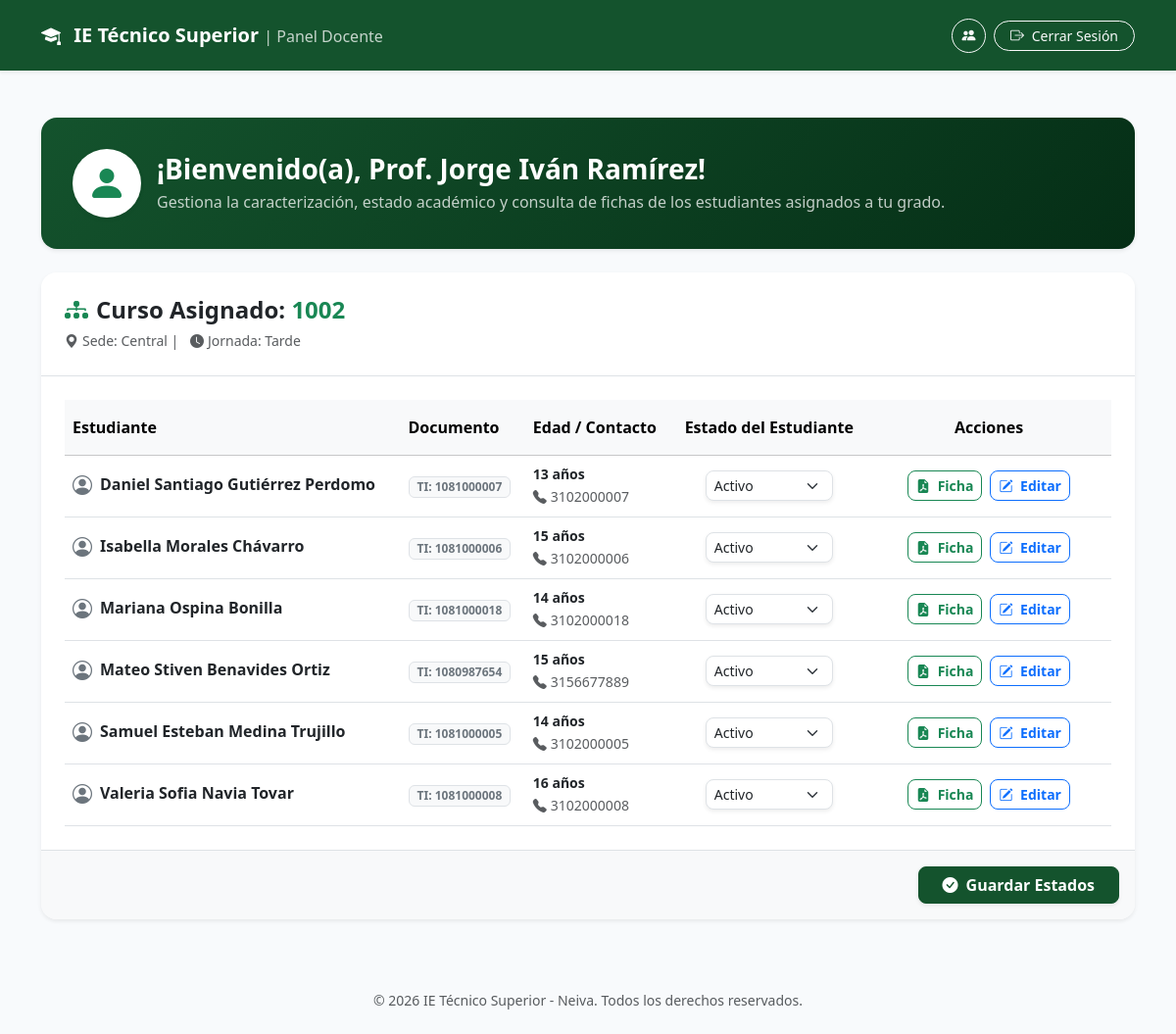
Page /profesor/panel_profesor.php (signed in) on the committed database.
### tables this page shows
CREATE TABLE `grados_cursos` (
  `id_curso` int(11) NOT NULL,
  `id_sede` int(11) NOT NULL,
  `nombre_curso` varchar(20) NOT NULL,
  `jornada` enum('Mañana','Tarde','Única') NOT NULL
);

CREATE TABLE `sedes` (
  `id_sede` int(11) NOT NULL,
  `nombre_sede` varchar(100) NOT NULL
);

CREATE TABLE `fichas_caracterizacion` (
  `id_ficha` int(11) NOT NULL,
  `id_estudiante` int(11) NOT NULL,
  `id_curso` int(11) NOT NULL,
  `id_usuario_registro` int(11) NOT NULL,
  `fecha_diligenciamiento` date NOT NULL,
  `acudiente_nombre` varchar(120) NOT NULL,
  `acudiente_parentesco` varchar(50) NOT NULL,
  `medio_transporte` enum('Servicio Público','Vehículo familiar','Bicicleta','Motocicleta personal','Caminando','Pago Ruta') NOT NULL,
  `acompanamiento_jornada_contraria` enum('Hermanos','Uno de mis padres','Familiares','Otros no familiares','Normalmente solo') NOT NULL,
  `observaciones_orientacion` text DEFAULT NULL
);

CREATE TABLE `estudiantes` (
  `id_estudiante` int(11) NOT NULL,
  `tipo_documento` enum('RC','TI','CC','Otro') NOT NULL,
  `numero_documento` varchar(20) NOT NULL,
  `nombres_apellidos` varchar(150) NOT NULL,
  `fecha_nacimiento` date NOT NULL,
  `edad` tinyint(3) UNSIGNED NOT NULL,
  `grupo_sanguineo` varchar(5) NOT NULL,
  `tipo_estudiante` enum('Antiguo','Antiguo Repitente','Nuevo','Nuevo Repitente') NOT NULL,
  `colegio_procedencia` varchar(150) DEFAULT NULL,
  `direccion_residencia` varchar(150) NOT NULL,
  `barrio` varchar(80) NOT NULL,
  `comuna` varchar(10) NOT NULL,
  `estrato` tinyint(3) UNSIGNED NOT NULL,
  `servicio_salud` varchar(80) NOT NULL,
  `telefono_fijo` varchar(20) DEFAULT NULL,
  `telefono_movil` varchar(20) DEFAULT NULL,
  `email_padres` varchar(120) DEFAULT NULL,
  `tel_movil_padre` varchar(20) DEFAULT NULL,
  `tel_movil_madre` varchar(20) DEFAULT NULL,
  `activo` tinyint(1) NOT NULL DEFAULT 1,
  `creado_en` timestamp NULL DEFAULT current_timestamp()
);

### profesor/panel_profesor.php (the view, shortened to what this page needs)
<?php
$conexion = conectarBD();
$id_profesor = $_SESSION['id_usuario'];
$nombre_profesor = $_SESSION['nombre'];
$foto_perfil_ruta = "";
$sql_curso = "SELECT gc.id_curso, gc.nombre_curso, gc.jornada, s.nombre_sede
              FROM profesor_cursos pc
              INNER JOIN grados_cursos gc ON pc.id_curso = gc.id_curso
              INNER JOIN sedes s ON gc.id_sede = s.id_sede
              WHERE pc.id_usuario = ? LIMIT 1";
$stmt_c = mysqli_prepare($conexion, $sql_curso);
mysqli_stmt_bind_param($stmt_c, "i", $id_profesor);
mysqli_stmt_execute($stmt_c);
$curso_asignado = mysqli_fetch_assoc(mysqli_stmt_get_result($stmt_c));
$estudiantes = [];
if ($curso_asignado) {
    $id_curso = $curso_asignado['id_curso'];
    $sql_est = "SELECT e.id_estudiante, e.tipo_documento, e.numero_documento, e.nombres_apellidos, e.edad, e.telefono_movil, e.activo, f.id_ficha
                FROM fichas_caracterizacion f
                INNER JOIN estudiantes e ON f.id_estudiante = e.id_estudiante
                WHERE f.id_curso = ?
                ORDER BY e.nombres_apellidos ASC";
    $stmt_est = mysqli_prepare($conexion, $sql_est);
    mysqli_stmt_bind_param($stmt_est, "i", $id_curso);
    mysqli_stmt_execute($stmt_est);
    $res_est = mysqli_stmt_get_result($stmt_est);
    while ($row = mysqli_fetch_assoc($res_est)) {
        $estudiantes[] = $row;
    }
}
?>
<!DOCTYPE html>
<html lang="es">
<head>
    <link href="https://cdn.jsdelivr.net/npm/bootstrap@5.3.3/dist/css/bootstrap.min.css" rel="stylesheet">
    <link rel="stylesheet" href="https://cdn.jsdelivr.net/npm/bootstrap-icons@1.11.3/font/bootstrap-icons.min.css">
</head>
<body>
<nav class="navbar navbar-expand-lg navbar-dark shadow-sm py-3" style="background-color: var(--primary-color) !important;">
    <div class="container">
        <a class="navbar-brand fw-bold fs-5 text-white" href="../profesor/panel_profesor.php">
            <i class="bi bi-mortarboard-fill text-white me-2"></i> IE Técnico Superior <span class="fw-light fs-6 opacity-75">| Panel Docente</span>
        </a>
        <div class="d-flex align-items-center gap-2">
            <a href="../informacion.php" class="btn btn-outline-light btn-sm rounded-circle d-flex align-items-center justify-content-center" style="width: 35px; height: 35px;" title="Información y Desarrolladores">
                <i class="bi bi-people-fill"></i>
            </a>
            <a href="../logout.php" class="btn btn-outline-light btn-sm rounded-pill px-3">
                <i class="bi bi-box-arrow-right me-1"></i> Cerrar Sesión
            </a>
        </div>
    </div>
</nav>
<div class="container py-5">
    <div class="card welcome-card rounded-4 shadow-sm mb-4 p-2">
        <div class="card-body p-4 d-flex align-items-center gap-3 flex-wrap">
            <div>
                <?php if (!empty($foto_perfil_ruta)): ?>
                    <img src="<?php echo $foto_perfil_ruta; ?>" alt="Foto de perfil" class="avatar-docente shadow-sm">
                <?php else: ?>
                    <div class="bg-white text-success rounded-circle d-flex align-items-center justify-content-center shadow-sm" style="width: 70px; height: 70px;">
                        <i class="bi bi-person-fill fs-1"></i>
                    </div>
                <?php endif; ?>
            </div>
            <div>
                <h3 class="fw-bold mb-1">¡Bienvenido(a), Prof. <?php echo htmlspecialchars($nombre_profesor); ?>!</h3>
                <p class="mb-0 opacity-75">Gestiona la caracterización, estado académico y consulta de fichas de los estudiantes asignados a tu grado.</p>
            </div>
        </div>
    </div>
    <?php if ($curso_asignado): ?>
        <form method="POST" action="">
            <div class="card border-0 shadow-sm rounded-4 overflow-hidden">
                <div class="card-header bg-white p-4 border-bottom d-flex flex-wrap align-items-center justify-content-between gap-3">
                    <div>
                        <h4 class="fw-bold text-dark mb-1">
                            <i class="bi bi-diagram-3-fill me-2 text-success"></i>Curso Asignado: <span class="text-success"><?php echo htmlspecialchars($curso_asignado['nombre_curso']); ?></span>
                        </h4>
                        <small class="text-muted"><i class="bi bi-geo-alt-fill me-1"></i>Sede: <?php echo htmlspecialchars($curso_asignado['nombre_sede']); ?> | <i class="bi bi-clock-fill ms-2 me-1"></i>Jornada: <?php echo htmlspecialchars($curso_asignado['jornada']); ?></small>
                    </div>
                </div>
                <div class="card-body p-4">
                    <div class="table-responsive">
                        <table class="table table-hover align-middle mb-0">
                            <thead class="table-light">
                                <tr>
                                    <th class="py-3">Estudiante</th>
                                    <th class="py-3">Documento</th>
                                    <th class="py-3">Edad / Contacto</th>
                                    <th class="py-3 text-center">Estado del Estudiante</th>
                                    <th class="py-3 text-center" style="width: 250px;">Acciones</th>
                                </tr>
                            </thead>
                            <tbody>
                                <?php if (!empty($estudiantes)): ?>
                                    <?php foreach ($estudiantes as $est): ?>
                                        <tr>
                                            <td class="fw-semibold text-dark py-3">
                                                <i class="bi bi-person-circle text-secondary me-2 fs-5 align-middle"></i><?php echo htmlspecialchars($est['nombres_apellidos']); ?>
                                            </td>
                                            <td>
                                                <span class="badge bg-light text-secondary border px-2 py-1"><?php echo htmlspecialchars($est['tipo_documento']); ?>: <?php echo htmlspecialchars($est['numero_documento']); ?></span>
                                            </td>
                                            <td>
                                                <small class="d-block text-dark fw-semibold"><?php echo htmlspecialchars($est['edad']); ?> años</small>
                                                <small class="text-muted"><i class="bi bi-telephone-fill me-1"></i><?php echo !empty($est['telefono_movil']) ? htmlspecialchars($est['telefono_movil']) : 'Sin teléfono'; ?></small>
                                            </td>
                                            <td class="text-center">
                                                <select name="estados[<?php echo $est['id_estudiante']; ?>]" class="form-select form-select-sm mx-auto shadow-sm rounded-3" style="max-width: 130px;">
                                                    <option value="1" <?php echo ($est['activo'] == 1) ? 'selected' : ''; ?>>Activo</option>
                                                </select>
                                            </td>
                                            <td class="text-center">
                                                <div class="d-flex justify-content-center gap-2">
                                                    <a href="../descargar_ficha.php?id_ficha=<?php echo $est['id_ficha']; ?>" class="btn btn-outline-success btn-sm rounded-3 fw-semibold px-2" title="Ver y Descargar Ficha">
                                                        <i class="bi bi-file-earmark-pdf-fill me-1"></i> Ficha
                                                    </a>
                                                    <a href="../administrador/editar_caracterizacion.php?id_ficha=<?php echo $est['id_ficha']; ?>" class="btn btn-outline-primary btn-sm rounded-3 fw-semibold px-2" title="Editar Información">
                                                        <i class="bi bi-pencil-square me-1"></i> Editar
                                                    </a>
                                                </div>
                                            </td>
                                        </tr>
                                    <?php endforeach; ?>
                                <?php endif; ?>
                            </tbody>
                        </table>
                    </div>
                </div>
                <?php if (!empty($estudiantes)): ?>
                    <div class="card-footer bg-light p-3 text-end border-top">
                        <button type="submit" name="guardar_estados_estudiantes" class="btn btn-institutional fw-bold px-4 rounded-3 shadow-sm">
                            <i class="bi bi-check-circle-fill me-2"></i>Guardar Estados
                        </button>
                    </div>
                <?php endif; ?>
            </div>
        </form>
    <?php endif; ?>
</div>
<footer class="text-center py-4 text-muted small">
    &copy; <?php echo date('Y'); ?> IE Técnico Superior - Neiva. Todos los derechos reservados.
</footer>
</body>
</html>

### profesor/panel_profesor.php (style rules this page uses)
:root { --primary-color: #14532d; --primary-hover: #166534; --accent-color: #15803d; --bg-color: #f8fafc; }
body { background-color: var(--bg-color); font-family: 'Segoe UI', system-ui, -apple-system, sans-serif; color: #334155; }
.card { border: none; box-shadow: 0 4px 6px -1px rgb(0 0 0 / 0.1), 0 2px 4px -2px rgb(0 0 0 / 0.1); }
.btn-institutional { background-color: var(--primary-color); border-color: var(--primary-color); color: #ffffff; }
.welcome-card { background: linear-gradient(135deg, #14532d 0%, #052e16 100%); color: white; }

### rows in the picture
grados_cursos: nombre_curso "1002", id_sede.nombre_sede "Central", jornada "Tarde"
fichas_caracterizacion: id_estudiante.nombres_apellidos "Daniel Santiago Gutiérrez Perdomo", id_estudiante.tipo_documento "TI", id_estudiante.numero_documento "1081000007", id_estudiante.edad "13", id_estudiante.telefono_movil "3102000007", id_estudiante.id_estudiante "Activo"
fichas_caracterizacion: id_estudiante.nombres_apellidos "Isabella Morales Chávarro", id_estudiante.tipo_documento "TI", id_estudiante.numero_documento "1081000006", id_estudiante.edad "15", id_estudiante.telefono_movil "3102000006", id_estudiante.id_estudiante "Activo"
fichas_caracterizacion: id_estudiante.nombres_apellidos "Mariana Ospina Bonilla", id_estudiante.tipo_documento "TI", id_estudiante.numero_documento "1081000018", id_estudiante.edad "14", id_estudiante.telefono_movil "3102000018", id_estudiante.id_estudiante "Activo"
fichas_caracterizacion: id_estudiante.nombres_apellidos "Mateo Stiven Benavides Ortiz", id_estudiante.tipo_documento "TI", id_estudiante.numero_documento "1080987654", id_estudiante.edad "15", id_estudiante.telefono_movil "3156677889", id_estudiante.id_estudiante "Activo"
fichas_caracterizacion: id_estudiante.nombres_apellidos "Samuel Esteban Medina Trujillo", id_estudiante.tipo_documento "TI", id_estudiante.numero_documento "1081000005", id_estudiante.edad "14", id_estudiante.telefono_movil "3102000005", id_estudiante.id_estudiante "Activo"
fichas_caracterizacion: id_estudiante.nombres_apellidos "Valeria Sofia Navia Tovar", id_estudiante.tipo_documento "TI", id_estudiante.numero_documento "1081000008", id_estudiante.edad "16", id_estudiante.telefono_movil "3102000008", id_estudiante.id_estudiante "Activo"

### other values in the picture
$nombre_profesor "Jorge Iván Ramírez"
